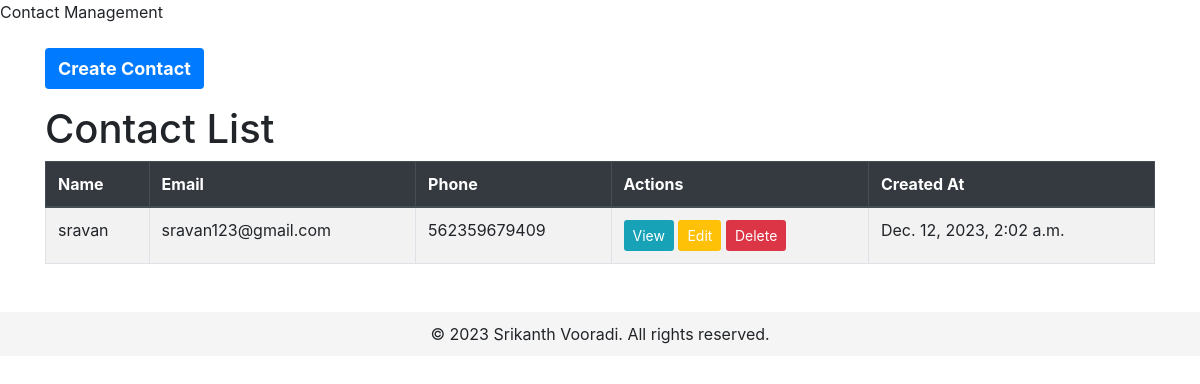
/, run on an earlier commit of the app's database.
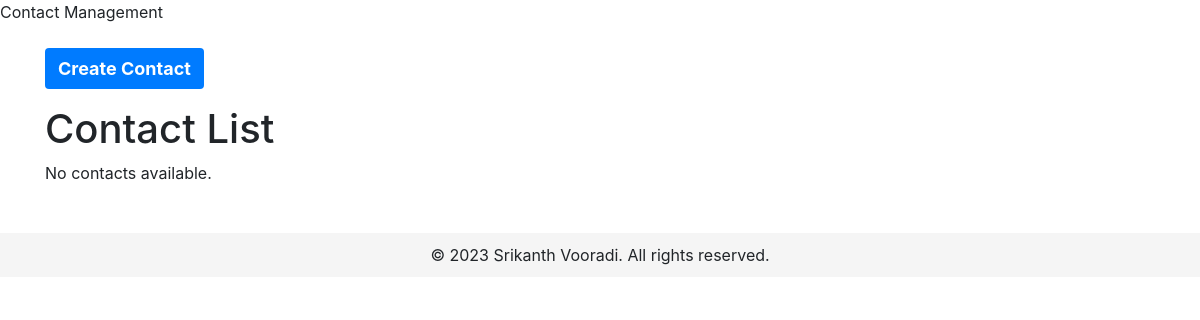
And on a later commit of the database.
### ReachOutMe/models.py (models this page shows, shortened)
class Contact(models.Model):
    name = models.CharField(max_length=100)
    email = models.EmailField()
    phone = models.CharField(max_length=10, blank=True)
    notes = models.TextField(blank=True)
    created_at = models.DateTimeField(default=timezone.now)
    class Meta:
        ordering = ['name']

### ReachOutMe/views.py (the view)
# urls.py: path('', views.contact_list, name='contact_list'),
def contact_list(request):
    contacts = Contact.objects.all().order_by('-created_at')
    current_year = timezone.now().year
    return render(request, 'ReachOutMe/contact_list.html', {'contacts': contacts, 'current_year': current_year})

### ReachOutMe/templates/ReachOutMe/contact_list.html (shortened to what this page needs)
{% block content %}
<link rel="stylesheet" href="https://maxcdn.bootstrapcdn.com/bootstrap/4.5.2/css/bootstrap.min.css">
<div class="container mt-4">
    <a href="{% url 'ReachOutMe:contact_create' %}" class="btn btn-create-contact mb-3">Create Contact</a>
    <h1>Contact List</h1>
    {% if contacts %}
        <table class="table table-striped table-bordered">
            <thead class="thead-dark">
                <tr>
                    <th>Name</th>
                    <th>Email</th>
                    <th>Phone</th>
                    <th>Actions</th>
                    <th>Created At</th>
                </tr>
            </thead>
            <tbody>
                {% for contact in contacts %}
                    <tr class="contact-row">
                        <td>{{ contact.name }}</td>
                        <td>{{ contact.email }}</td>
                        <td>{{ contact.phone }}</td>
                        <td>
                            <a href="{% url 'ReachOutMe:contact_detail' contact.pk %}" class="btn btn-view btn-sm">View</a>
                            <a href="{% url 'ReachOutMe:contact_update' contact.pk %}" class="btn btn-edit btn-sm">Edit</a>
                            <a href="{% url 'ReachOutMe:contact_delete' contact.pk %}" class="btn btn-delete btn-sm">Delete</a>
                        </td>
                        <td>{{ contact.created_at }}</td>
                    </tr>
                {% endfor %}
            </tbody>
        </table>
    {% else %}
        <p>No contacts available.</p>
    {% endif %}
</div>
<footer class="footer mt-5 custom-footer">
    <div class="container text-center">
        &copy; 2023 Srikanth Vooradi. All rights reserved.
    </div>
</footer>
{% endblock %}

What changed in the data, as far as the page shows it:
removed Contact: name "sravan", email "sravan123@gmail.com", phone "562359679409", created_at "Dec. 12, 2023, 2:02 a.m."
Also different on the page:
text no longer shown: "Name Email Phone Actions Created At"
text now shown: "No contacts available."
